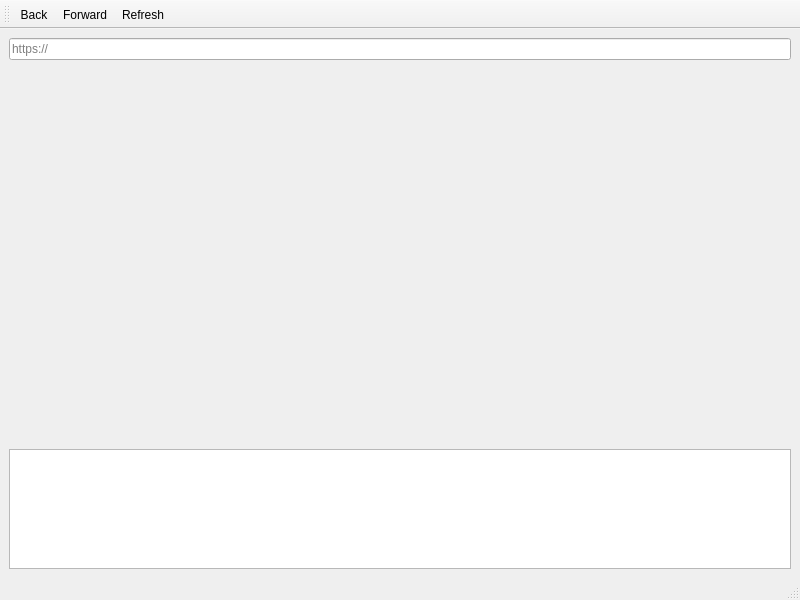
<?xml version="1.0" encoding="UTF-8"?>
<ui version="4.0">
 <class>MainWindow</class>
 <widget class="QMainWindow" name="MainWindow">
  <property name="geometry">
   <rect>
    <x>0</x>
    <y>0</y>
    <width>800</width>
    <height>600</height>
   </rect>
  </property>
  <property name="windowTitle">
   <string>MainWindow</string>
  </property>
  <widget class="QWidget" name="centralwidget">
   <layout class="QVBoxLayout" name="verticalLayout" stretch="0,1,0">
    <item>
     <widget class="QLineEdit" name="urlEdit">
      <property name="placeholderText">
       <string>https://</string>
      </property>
     </widget>
    </item>
    <item>
     <widget class="QWidget" name="widgetBrowser" native="true">
      <layout class="QHBoxLayout" name="browserLayout"/>
     </widget>
    </item>
    <item>
     <widget class="QPlainTextEdit" name="logEdit">
      <property name="maximumSize">
       <size>
        <width>16777215</width>
        <height>120</height>
       </size>
      </property>
     </widget>
    </item>
   </layout>
  </widget>
  <widget class="QStatusBar" name="statusbar"/>
  <widget class="QToolBar" name="toolBar">
   <property name="windowTitle">
    <string>toolBar</string>
   </property>
   <attribute name="toolBarArea">
    <enum>TopToolBarArea</enum>
   </attribute>
   <attribute name="toolBarBreak">
    <bool>false</bool>
   </attribute>
   <addaction name="actionBack"/>
   <addaction name="actionForward"/>
   <addaction name="actionRefresh"/>
  </widget>
  <action name="actionBack">
   <property name="text">
    <string>Back</string>
   </property>
   <property name="menuRole">
    <enum>QAction::NoRole</enum>
   </property>
  </action>
  <action name="actionForward">
   <property name="text">
    <string>Forward</string>
   </property>
   <property name="menuRole">
    <enum>QAction::NoRole</enum>
   </property>
  </action>
  <action name="actionRefresh">
   <property name="text">
    <string>Refresh</string>
   </property>
   <property name="toolTip">
    <string>Refresh</string>
   </property>
   <property name="menuRole">
    <enum>QAction::NoRole</enum>
   </property>
  </action>
 </widget>
 <resources/>
 <connections/>
</ui>
